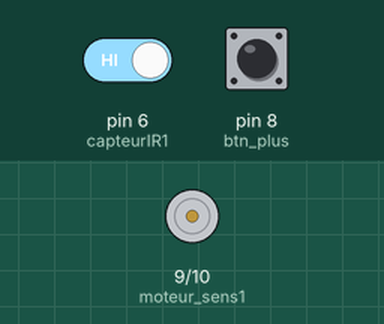
This sketch was run on a simulated Arduino Mega 2560, built with avr-gcc and run on an emulated ATmega2560. Parts: motor-driver pin pairs drawn as motors (green arrow = first pin HIGH = forward, orange = second pin HIGH = backward, longer = more drive). The test bench sets the inputs (shaded band); at power-on: pin 6 (capteurIR1) HIGH, pin 8 (btn_plus) HIGH. What the sketch prints to the serial monitor is not drawn.

Above: at 1.2 s.
1.3 s: pin 6 (capteurIR1) driven LOW
At 2.1 s:
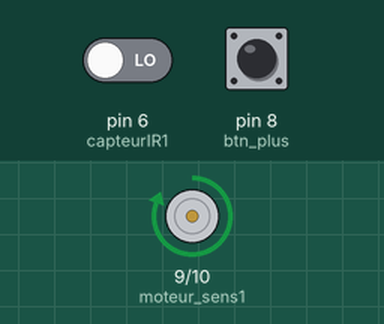
2.8 s: pin 6 (capteurIR1) driven HIGH
At 3.3 s:
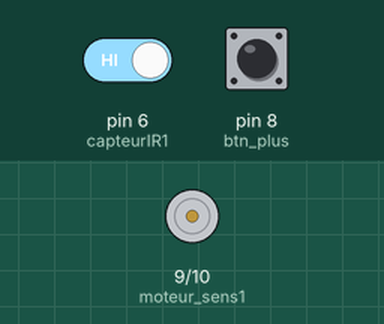
Timing chart, 0 to 5.8 s (numbered marks = the images above; inputs shaded):
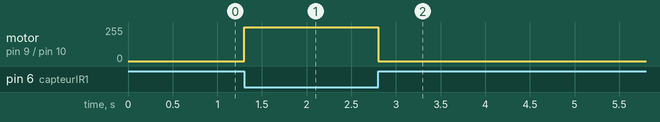

The sketch:

Porte_automatique.ino
```cpp
/*
  Nom du Projet: Porte programmable
  Auteur: Antonin THOLLET
  Date de Création: 09/12/2023
  Version: Preview

  Description:
  Ce code arduino (.ino) est conçu pour controler une porte avec différents composants tel qu'un RFID, FingerPrint, ou boutons poussoirs.

  Matériel requis:
  - Carte Arduino Mega 2560
  - Cables (M-M et M-F)
  - RFID
  - FingerPrint
  - Boutons poussoirs (x2)
  - LCD i2c 16x2

  Connexions:
  - [Schéma de connexion, si nécessaire]

*/


/* Code principal d'ouverture et fermeture de porte */


/* Importation des bibliothèques et fichiers externes */
#include "declarations.h"


void setup()
{

/* Initialiser la communication série en 9600 bauds et afficher un petit message */
initSerie(9600);

/* Initialiser les différents périphériques connectés à la carte (moteur_sens1, led, écran, rfid...) */
initialiserComposants();


}

void loop()
{


/* Recevoir le caractère codé qui correspond à l'action à executer */
switch(demande())
{

  /* Btn_plus : Ouvrir la porte */
  case 'a':
    ouvrirPorte();
  break;

  /* Btn_moins : Fermer la porte */
  case'b':
    fermerPorte();
  break;

  default:
    errorMessage('a');
  break;
}

}
```

Moniteur_serie.cpp
```cpp
#include <Arduino.h>
#include "declarations.h"

/* Initialiser la communication série en 9600 bauds et afficher un petit message */
void initSerie(int bauds)
{
  Serial.begin(bauds);
  Serial.println("\nSystème de verrouillage automatique de porte.\n");
}

/* Fonction pour afficher un message d'erreur en fonction d'une table prédéfinis */
void errorMessage(char erreur)
{
  Serial.println("\n Erreur :\n");

  switch (erreur)
  {
  case 'a':
    Serial.println("Erreur dans le switch-case de la loop. (Numéro non référencé)");
    break;

  case 'b':

    break;

  default:
    Serial.println("Erreur non spécifiée");
    break;
  }
}
```

declarations.h
```cpp
/*
  Nom du Projet: Porte programmable
  Nom et utilitée du fichier : declarations.h : constitue le répèrtoire des différentes déclarations du programme
  Auteur: Antonin THOLLET
  Date de Création: 09/12/2023
  Version: Preview

  Description:
  Ce code arduino (.ino) est conçu pour controler une porte avec différents composants tel qu'un RFID, FingerPrint, ou boutons poussoirs.

  Matériel requis:
  - Carte Arduino Mega 2560
  - Cables (M-M et M-F)
  - RFID
  - FingerPrint
  - Boutons poussoirs (x2)
  - LCD i2c 16x2

  Connexions:
  - [Schéma de connexion, si nécessaire]

*/


#ifndef DECLARATIONS_H
#define DECLARATIONS_H

/*******************************************/
/*******************************************/
/*************** CONSTANTES ****************/
/*******************************************/
/*******************************************/


/****************** PINS *******************/


const int moteur_sens1 = 9;
const int moteur_sens2 = 10;
const int btn_plus = 8;
const int btn_moins = 7;
const int capteurIR1 = 6;
const int capteurIR2 = 5;


/*************** PARAMETRES ****************/


/*******************************************/
/*******************************************/
/*************** VARIABLES *****************/
/*******************************************/
/*******************************************/


/*******************************************/
/*******************************************/
/*************** FONCTIONS *****************/
/*******************************************/
/*******************************************/

/* Fonction qui ouvre la porte */
void ouvrirPorte();


/* Fonction qui ferme la porte */
void fermerPorte();


/* Fonction qui initialise les composants nécessaires aux actions mécaniques (moteur_sens1s) */
void initialiserComposants();


/* Initialiser la communication série en 9600 bauds et afficher un petit message */
void initSerie(int bauds);


/* Fonction qui attend une entree de l'utilisateur et retourne un code correspondant à une action à effectuer*/
/* a = ouvrir | b = fermer |
*/
char demande();


/* Fonction pour afficher un message d'erreur en fonction d'une table prédéfinis */
void errorMessage(char erreur);


/* Fonction qui retourne l'état bolléen d'une pin renseigné en paramètre */
bool bouton(int btn);


#endif
```

fonctions.cpp
```cpp
#include <Arduino.h>
#include "declarations.h"


/* Fonction qui ouvre la porte */
void ouvrirPorte()
{

  /* Tant que la valeur digital du capteurIR1 est basse */
  while(!bouton(capteurIR1))
  {
    /* On allume les moteurs dans le sens d'ouverture */
    digitalWrite(moteur_sens2, LOW);
    digitalWrite(moteur_sens1, HIGH);
  }

  /* Une fois que le capteur detecte la porte on coupe les moteurs */
  digitalWrite(moteur_sens1, LOW);

}


/* Fonction qui ferme la porte */
void fermerPorte()
{
  /* Tant que la valeur digital du capteurIR2 est basse */
  while(!bouton(capteurIR1))
  {
    /* On allume les moteurs dans le sens d'ouverture */
    digitalWrite(moteur_sens1, LOW);
    digitalWrite(moteur_sens2, HIGH);
  }

  /* Une fois que le capteur detecte la porte on coupe les moteurs */
  digitalWrite(moteur_sens2, LOW);
}


/* Fonction qui initialise les composants nécessaires aux actions mécaniques (moteur) */
void initialiserComposants()
{
  pinMode(moteur_sens1, OUTPUT);
  pinMode(moteur_sens2, OUTPUT);
  pinMode(btn_plus, INPUT_PULLUP);
  pinMode(btn_moins, INPUT_PULLUP);
  pinMode(capteurIR1, INPUT_PULLUP);
  pinMode(capteurIR2, INPUT_PULLUP);
}

/* Fonction qui retourne l'état bolléen d'une pin renseigné en paramètre */
bool bouton(int btn)
{

    /* On s'assure que l'entrée est bien déclarée en temps que tel */
    pinMode(btn, INPUT_PULLUP);

    /* On retourne la valeur digital lue sur la pin */
    return digitalRead(btn);

}

/* Fonction qui attend une entree de l'utilisateur et retourne un code correspondant à une action à effectuer*/
/*
 * a = ouvrir
 * b = fermer
 *
 */

char demande()
{
  // RFID
  // Empreinte
  // Boutons
  // Sans fil (Radio, WIFI, Bluetooth...)

  /* On tournera dans cette boucle tant qu'aucune entrée valide n'aura été détéctée */
  while(1)
  {

    /* Si le bouton "plus" est pressé, on ouvre la porte */
    if(bouton(btn_plus))
    {
      /* Retourner un 'a' : ouvrir la porte */
      return 'a';
    }
    /* Sinon si le bouton "moins" est pressé, on ferme la porte */
    else if (bouton(btn_moins))
    {
      /* Retourner un 'b' : fermer la porte */
      return 'b';
    }


  }
}
```

Measured:
- after the input at 1.3 s, motor on pin 9 (moteur_sens1) / pin 10 (moteur_sens2): stopped → forward 255/255 at once
- after the input at 2.8 s, motor on pin 9 (moteur_sens1) / pin 10 (moteur_sens2): forward 255/255 → stopped at once
